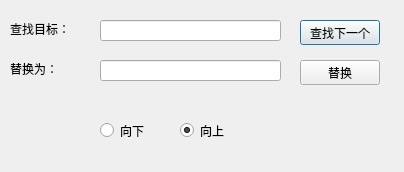
<?xml version="1.0" encoding="UTF-8"?>
<ui version="4.0">
 <class>Dialog</class>
 <widget class="QDialog" name="Dialog">
  <property name="geometry">
   <rect>
    <x>0</x>
    <y>0</y>
    <width>404</width>
    <height>172</height>
   </rect>
  </property>
  <property name="windowTitle">
   <string>Dialog</string>
  </property>
  <widget class="QPushButton" name="findButton">
   <property name="geometry">
    <rect>
     <x>300</x>
     <y>20</y>
     <width>80</width>
     <height>25</height>
    </rect>
   </property>
   <property name="text">
    <string>查找下一个</string>
   </property>
  </widget>
  <widget class="QPushButton" name="replaceButton">
   <property name="geometry">
    <rect>
     <x>300</x>
     <y>60</y>
     <width>80</width>
     <height>25</height>
    </rect>
   </property>
   <property name="text">
    <string>替换</string>
   </property>
  </widget>
  <widget class="QLabel" name="label">
   <property name="geometry">
    <rect>
     <x>10</x>
     <y>20</y>
     <width>58</width>
     <height>17</height>
    </rect>
   </property>
   <property name="text">
    <string>查找目标：</string>
   </property>
  </widget>
  <widget class="QLineEdit" name="findText">
   <property name="geometry">
    <rect>
     <x>100</x>
     <y>20</y>
     <width>181</width>
     <height>21</height>
    </rect>
   </property>
  </widget>
  <widget class="QLabel" name="label_2">
   <property name="geometry">
    <rect>
     <x>10</x>
     <y>60</y>
     <width>58</width>
     <height>17</height>
    </rect>
   </property>
   <property name="text">
    <string>替换为：</string>
   </property>
  </widget>
  <widget class="QLineEdit" name="replaceText">
   <property name="geometry">
    <rect>
     <x>100</x>
     <y>60</y>
     <width>181</width>
     <height>21</height>
    </rect>
   </property>
  </widget>
  <widget class="QRadioButton" name="findDownRadioButton">
   <property name="geometry">
    <rect>
     <x>100</x>
     <y>120</y>
     <width>101</width>
     <height>21</height>
    </rect>
   </property>
   <property name="text">
    <string>向下</string>
   </property>
  </widget>
  <widget class="QRadioButton" name="findUpRadioButton">
   <property name="geometry">
    <rect>
     <x>180</x>
     <y>120</y>
     <width>61</width>
     <height>21</height>
    </rect>
   </property>
   <property name="text">
    <string>向上</string>
   </property>
   <property name="checked">
    <bool>true</bool>
   </property>
  </widget>
 </widget>
 <resources/>
 <connections/>
</ui>
